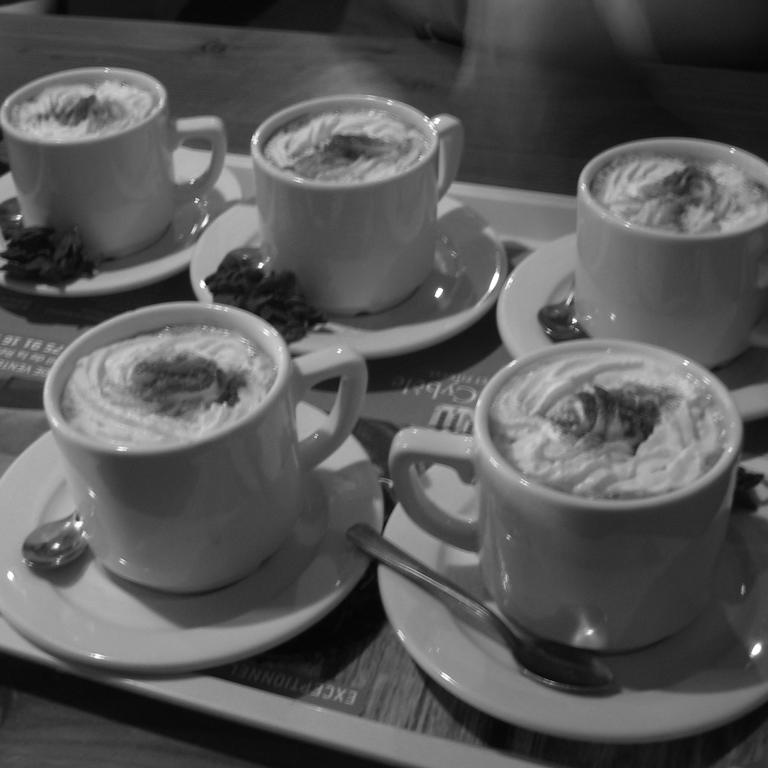
#> input picture Imaging_Forward_Propagate/data/a.jpg, 768 x 768 px
$ python util.py
#> lines starting #> are read from the running program, lines starting #| are printed output that depends on the picture
### Imaging_Forward_Propagate/ForwardImaging/propagate.py
import numpy as np
from numpy.fft import fft2, ifft2, fftshift, ifftshift
import matplotlib.pyplot as plt
import json


def ft2(x):
    return fftshift(fft2(ifftshift(x)))


def ift2(x):
    return fftshift(ifft2(ifftshift(x)))


# [14 lines left out: function wavefront_show, not called in this run]


def cartToNa(point_list_cart, z_offset=8):
    """functions for calcuating the NA of an LED on the quasi-dome based on it's index for the quasi-dome illuminator
    converts a list of cartesian points to numerical aperture (NA)
    笛卡尔坐标系 => 数值孔径坐标

    Args:
        point_list_cart: List of (x,y,z) positions relative to the sample (origin)
        z_offset : Optional, offset of LED array in z, mm

    Returns:
        A 2D numpy array where the first dimension is the number of LEDs loaded and the second is (Na_x, NA_y)
    """
    yz = np.sqrt(point_list_cart[:, 1] ** 2 + (point_list_cart[:, 2] + z_offset) ** 2)
    xz = np.sqrt(point_list_cart[:, 0] ** 2 + (point_list_cart[:, 2] + z_offset) ** 2)

    result = np.zeros((np.size(point_list_cart, 0), 2))
    result[:, 0] = np.sin(np.arctan(point_list_cart[:, 0] / yz))
    result[:, 1] = np.sin(np.arctan(point_list_cart[:, 1] / xz))
    return result


def loadLedPositonsFromJson(file_name, z_offset=8):
    """Function which loads LED positions from a json file
    Args:
        file_name: Location of file to load
        z_offset : Optional, offset of LED array in z, mm
        # micro : 'TE300B' or 'TE300A'
    Returns:
        A 2D numpy array where the first dimension is the number of LEDs loaded and the second is (x, y, z) in mm
    """
    json_data = open(file_name).read()
    data = json.loads(json_data)

    source_list_cart = np.zeros((len(data['led_list']), 3))
    x = [d['x'] for d in data['led_list']]
    y = [d['y'] for d in data['led_list']]
    z = [d['z'] for d in data['led_list']]

    source_list_cart[:, 0] = x
    source_list_cart[:, 1] = y
    source_list_cart[:, 2] = z

    source_list_na = cartToNa(source_list_cart, z_offset=z_offset)

    return source_list_na, source_list_cart


def get_led_na(led_index):
    source_list_na, source_list_cart = loadLedPositonsFromJson("../data/quasi_dome_design.json")
    angle = np.arcsin(np.sqrt(source_list_na[:, 0]**2 + source_list_na[:, 1]**2))
    return np.sin(angle[led_index - 1])


# [4 lines left out: function get_led_nas, not called in this run]

### Imaging_Forward_Propagate/ForwardImaging/util.py
import numpy as np
from numpy.fft import fft2, ifft2, fftshift, ifftshift
from skimage import io
from skimage.transform import resize
import matplotlib.pyplot as plt
from ForwardImaging.propagate import ft2, ift2, loadLedPositonsFromJson, wavefront_show, get_led_na


def forward_propagate(wavefront, d, wavelength, pixel_num, pixel_size):
    # Propagate algorithm suitable for single image processing
    k = 2 * np.pi / wavelength
    kx = 2*np.pi*np.linspace(-1/pixel_size/2, 1/pixel_size/2, pixel_num)
    ky = 2*np.pi*np.linspace(-1/pixel_size/2, 1/pixel_size/2, pixel_num)
    [kx_mat, ky_mat] = np.meshgrid(kx, ky)
    if np.sqrt(2*(2*np.pi/pixel_size/2)**2) >= k:
        cut_frequency_limit = np.array(((kx_mat/k)**2 + (ky_mat/k)**2 < 1))  # bool array
        cos_term = (kx_mat/k)**2+(ky_mat/k)**2
        cos_term[~cut_frequency_limit] = 0
        h = np.exp(1j*k*d*np.sqrt(1-cos_term))
        h[~cut_frequency_limit] = 0
    else:
        h = np.exp(1j*k*d*np.sqrt(1-(kx_mat/k)**2-(ky_mat/k)**2))
    spectrum_0 = ft2(wavefront)
    wf_1 = ift2(spectrum_0*h)
    return wf_1


class ValSpectrum:
    # Is it possible to achieve the purpose of simulating multi-light source lighting by
    # propagating the LED light source located in the lighting plane to the object plane?

    # [80 lines left out: functions __init__, _spatial_coord, _frequency_coord, tilt_illu_formation, spectrum_offset_formation, not called in this run]


class Illuminate:

    def __init__(self, **kwargs):
        # the default led pattern is quasi-dome, led index is 119th
        self.para = {"wavelength": 632.8e-9,
                     "pixel_size": 6.328e-6*2,
                     "magnification": 20,
                     "obj_na": 0.5,
                     "led_pattern": {"name": "quasi-dome",
                                     "idx": 119}
                     }

        for key in self.para.keys():
            if key in kwargs.keys():
                self.para[key] = kwargs[key]

        self.k = np.pi / self.para["wavelength"]
        self.d = self.para["pixel_size"] / self.para["magnification"]

        led_pattern = self.para["led_pattern"]
        if led_pattern["name"] is "quasi-dome":
            source_list_na, source_list_cart = loadLedPositonsFromJson("../data/quasi_dome_design.json")
            self.illu_nas = source_list_na[led_pattern["idx"] - 1]  # (n_led, 2): [led idx, (na_x, na_y)]
        elif led_pattern["name"] is "led_array":
            self.illu_nas = None
            Exception("led array pattern is not built")
        else:
            self.illu_nas = None
            Exception("unexpected illuminate pattern")

        try:
            illu_na = get_led_na(led_pattern["idx"])
            imaging_na_capacity = 2*np.pi/self.d/self.k/2
            if imaging_na_capacity >= 1:
                print("The 'Image NA Capacity' is large then 1: {}".format(imaging_na_capacity))
            assert (illu_na + self.para["obj_na"]) <= imaging_na_capacity
        except AssertionError:
            raise Exception("\nThe 'Imaging NA Capacity' is lower than expect."
                            "\nIt could be handled with decrease 'pixel_size', increase 'magnification' or"
                            " decrease 'obj_na'.")

    # [4 lines left out: function _spatial_coord, not called in this run]

    def _frequency_coord(self, w, h):
        # return delta_k, (kx_mat, ky_mat)
        kx = 2*np.pi*np.linspace(-1 / self.d / 2, 1 / self.d / 2, w)
        ky = 2*np.pi*np.linspace(-1 / self.d / 2, 1 / self.d / 2, h)
        return 2*np.pi/self.d/w, 2*np.pi/self.d/w, np.meshgrid(kx, ky)

    def _illu_cut_ctf(self, kx_mat, ky_mat, obj_na):
        return (kx_mat**2 + ky_mat**2) < (self.k * obj_na) ** 2

    def wf_illuminated(self, wf_init):
        h, w = wf_init.shape
        delta_kx, delta_ky, (kx_mat, ky_mat) = self._frequency_coord(w, h)
        _cut_ctf = self._illu_cut_ctf(kx_mat, ky_mat, obj_na=self.para["obj_na"])

        ft_init = ft2(wf_init)
        kx_offset = self.k * self.illu_nas[0] / delta_kx
        ky_offset = self.k * self.illu_nas[1] / delta_ky
        kxc = ft_init.shape[-1] // 2 - np.round(kx_offset)
        kyc = ft_init.shape[-2] // 2 + np.round(ky_offset)
        core_w = int(self.k * self.para["obj_na"] // delta_kx)
        core_h = int(self.k * self.para["obj_na"] // delta_ky)

        ft_shifted = np.zeros((h, w)).astype(np.complex)
        spectrum_core = ft_init[int(kyc-core_h):int(kyc+core_h), int(kxc-core_w):int(kxc+core_w)]
        ft_shifted[int(h//2-core_h):int(h//2+core_h), int(w//2-core_w):int(w//2+core_w)] = spectrum_core
        ft_shifted[~_cut_ctf] = 0+0j

        return ft_shifted


def main():
    # import image
    pixel_num = 512
    pixel_size = 5e-6
    mag = 10
    interval_d = 2e-6
    wavelength = 500e-9
    amp_img = resize(io.imread("../data/a.jpg"), (pixel_num, pixel_num))
#> amp_img: shape (512, 512) float64; min 0.0118, max 1, mean 0.344
    pha_img = resize(io.imread("../data/a.jpg"), (pixel_num, pixel_num))
    amp_img = (amp_img - amp_img.min()) / (amp_img - amp_img.min()).max()
    pha_img = np.pi * (pha_img - pha_img.min()) / (pha_img - pha_img.min()).max()

    # config illumination
    illu = Illuminate(magnification=mag, pixel_size=pixel_size, obj_na=0.5)
#> (reads Imaging_Forward_Propagate/data/quasi_dome_design.json from the repository)

    # wavefront propagate
    wf_init = amp_img * np.exp(1j * pha_img)
    ft_shifted = illu.wf_illuminated(wf_init)
#> in wf_illuminated, `_cut_ctf = self._illu_cut_ctf(kx_mat, ky_mat, obj_na=self.para["obj_na..`:
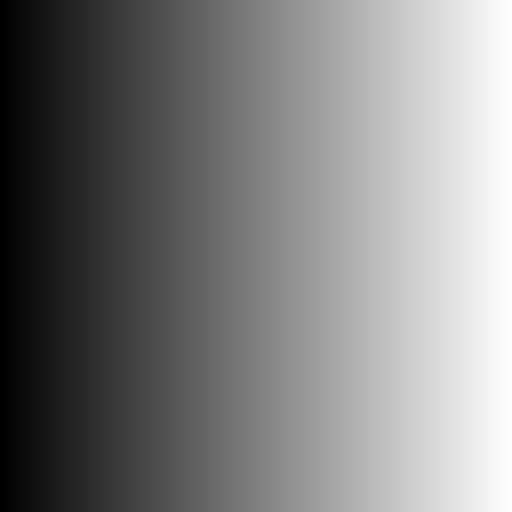
#> kx_mat: shape (512, 512) float64; min -6283185.3, max 6283185.3, mean 0; drawn with min black and max white

    fig, ax = plt.subplots(figsize=[8, 8])
    for i in range(-30, 30):
        ax.cla()
        wf_propagated = forward_propagate(ift2(ft_shifted), i*interval_d,
                                          wavelength, pixel_num, pixel_size/mag)
        ax.imshow(abs(wf_propagated), cmap="gray")
        ax.set_title("distance: {} um".format(i*interval_d//1e-6))
        plt.pause(0.5)
#> this loop made 60 passes
#> pass 1, in main, `plt.pause(0.5)`:
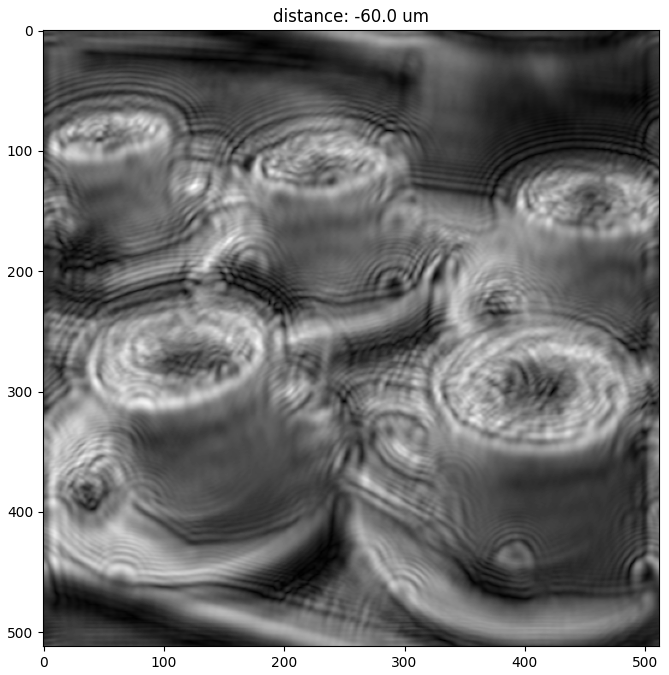
#> figure drawn by matplotlib, 1 panel


if __name__ == '__main__':
    main()
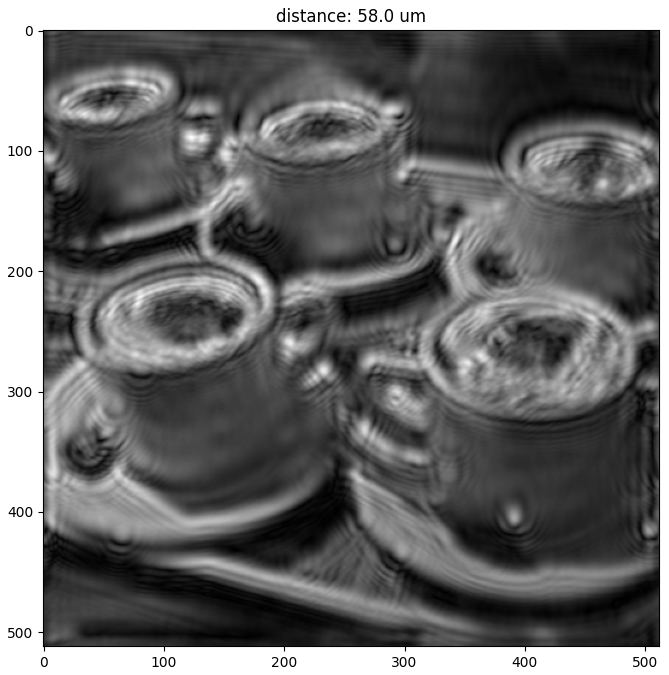
#> figure drawn by matplotlib, 1 panel
